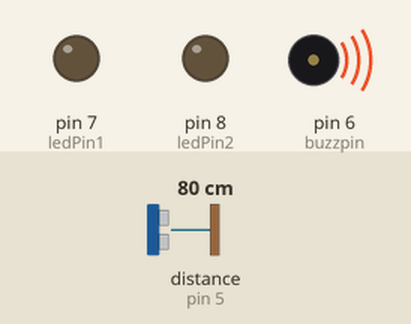
A sketch run on a simulated Arduino Uno, built with avr-gcc and run on an emulated ATmega328P. Shown: output pins drawn as LEDs (lit = HIGH), buzzer (waves = sounding). Wiring (inferred from the names in the program): ultrasonic range finder: trigger pin 4; echo pin 5. Dashed ring = blinking. The inputs (shaded band) are chosen by the test bench; at power-on: distance to the obstacle (sensor on pin 5) 80 cm. The echo pulse lasts 58.3 µs per cm; pins used as bus, display or sensor lines are not drawn; what the sketch prints to the serial monitor is not drawn.

Above: at 0.91 s.
1.3 s: distance to the obstacle (sensor on pin 5) set to 56 cm
4.3 s: distance to the obstacle (sensor on pin 5) set to 47 cm
At 4.5 s:
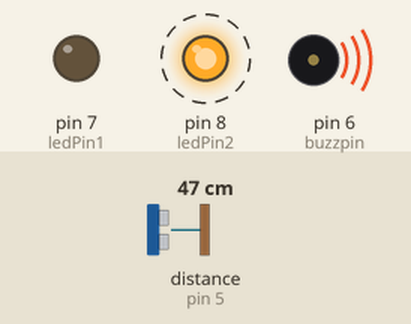
7.3 s: distance to the obstacle (sensor on pin 5) set to 22 cm
10.3 s: distance to the obstacle (sensor on pin 5) set to 19 cm
11.8 s: distance to the obstacle (sensor on pin 5) set to 35 cm
At 11.97 s:
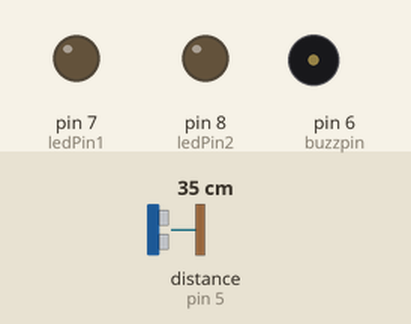
14.8 s: distance to the obstacle (sensor on pin 5) set to 2 cm
Timing chart, 0 to 40.5 s (numbered marks = the images above; inputs shaded):
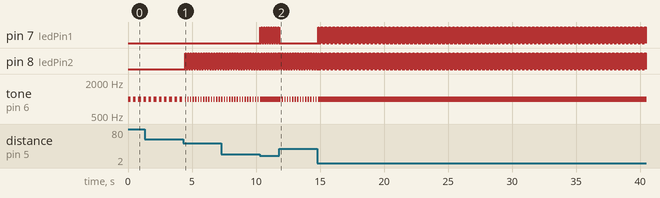

Measured:
- the behaviour switches between 51 and 50 cm on distance to the obstacle (sensor on pin 5) (found by bisection; images 0 and 1)
- after the input at 4.3 s, pin 8 (ledPin2): alternates HIGH for 0.10 s and LOW for 0.10 s, starting after 0.15 s; tone on pin 6 (buzzpin): alternates 1000 Hz for 0.10 s and silent for 0.10 s, starting after 0.25 s
- after the input at 10.3 s, pin 7 (ledPin1), pin 8 (ledPin2): alternates HIGH for 0.01 s and LOW for 0.01 s, starting at once; tone on pin 6 (buzzpin): alternates 1000 Hz for 0.01 s and silent for 0.01 s, starting at once
- after the input at 11.8 s, pin 7 (ledPin1): goes on until 11.8 s, then stays LOW
- after the input at 14.8 s, pin 7 (ledPin1): alternates HIGH for 0.01 s and LOW for 0.01 s, starting after 0.06 s; pin 8 (ledPin2): alternates HIGH for 0.01 s and LOW for 0.01 s, starting after 0.07 s; tone on pin 6 (buzzpin): alternates 1000 Hz for 0.01 s and silent for 0.01 s, starting after 0.07 s
- by itself, tone on pin 6 (buzzpin): alternates 1000 Hz for 0.20 s and silent for 0.20 s

The sketch:

ultrasonic_sensor.ino
```cpp
// defines pins numbers
const int buzzpin = 6;
const int trigPin = 4;
const int echoPin = 5;
int ledPin1 = 7;
int ledPin2 = 8;
long duration;
int distance;

void setup() {
  pinMode(ledPin1, OUTPUT);
  pinMode(ledPin2, OUTPUT);
  pinMode(trigPin, OUTPUT);
  pinMode(echoPin, INPUT);
  pinMode(buzzpin, OUTPUT);
  Serial.begin(9600);
}

void loop() {
  int value = calculate();
  if ( distance < 20){
    tone(buzzpin, 1000);
    digitalWrite(ledPin1,HIGH);
    digitalWrite(ledPin2,HIGH);
    delay(10);
    noTone(buzzpin);
    digitalWrite(ledPin1,LOW);
    digitalWrite(ledPin2,LOW);
    delay(10);
  }
  else if (distance < 50){
    tone(buzzpin, 1000);
    digitalWrite(ledPin2,HIGH);
    delay(100);
    noTone(buzzpin);
    digitalWrite(ledPin2,LOW);
    delay(100);
  }
  else if (distance < 100){
    tone(buzzpin, 1000);
    delay(200);
    noTone(buzzpin);
    delay(200);
  }
  else {
    noTone(buzzpin);
  }
}

int calculate(){
  // Clears the trigPin
  digitalWrite(trigPin, LOW);
  delayMicroseconds(2);
  // Sets the trigPin on HIGH state for 10 micro seconds
  digitalWrite(trigPin, HIGH);
  delayMicroseconds(10);
  digitalWrite(trigPin, LOW);
  // Reads the echoPin, returns the sound wave travel time in microseconds
  duration = pulseIn(echoPin, HIGH);
  // Calculating the distance
  distance= duration*0.034/2;
  // Prints the distance on the Serial Monitor
  Serial.print("Distance: ");
  Serial.println(distance);
  return distance;
}
```

zabice.c
```cpp
// Joystick var
int sX = A0;     //joystick x axis, analog input
int sY = A1;     //joystick y axis, analog input
int sSX;         //state of x, reading from sX
int sSY;         //state of y, reading from sY
int sS;          //converted state

void setup() {

  pinMode(sX, INPUT);
  pinMode(sY, INPUT);

  Serial.begin(9600);
}

void loop() {

  //stick stuff
  sSX = analogRead(sX); //reading x axis input
  delay(100);
  sSY = analogRead(sY); //reading y axis input

  //converting y and x inputs to 4 possibilities. 0 and 1023 are the maximum values on each axis of the joystick
  sS=0;
  switch (sSX) {
    case 0:
          sS=1;      // Left
          Serial.print(sS);
          Serial.print(";");
          break;
    case 1023:
          sS=2;      // Right
          Serial.print(sS);
          Serial.print(";");
          break;
  }
  switch (sSY) {
    case 0:
          sS=3;      // Up
          Serial.println(sS);
          break;
    case 1023:
          sS=4;      // Down
          Serial.println(sS);
          break;
  }
}
```
